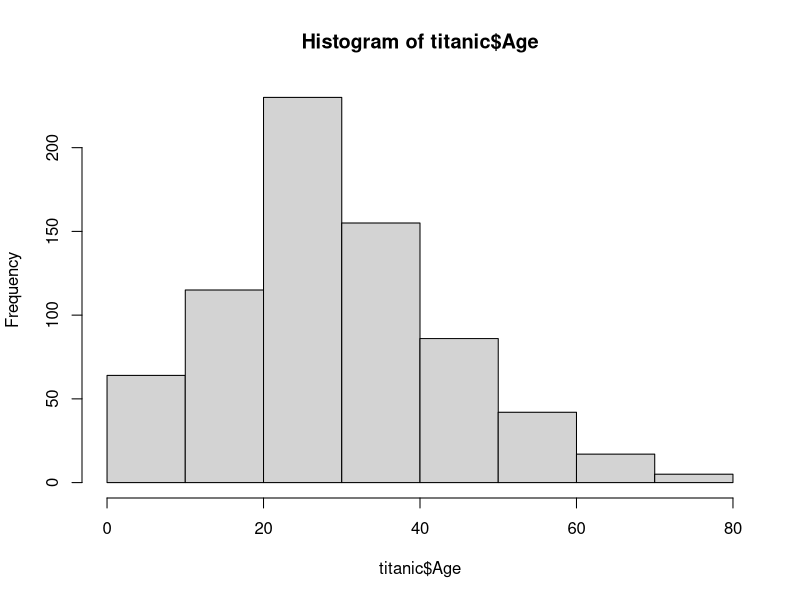

Write R code to recreate this figure. (Note: this script raises an error after producing the figure.)
#library the tidyverse, readxl

library(readxl)
library(tidyverse)
library(kableExtra)

#then load the data

titanic <- read_excel('titanic.xlsx')
View(titanic)

#  1.	Explore the data a bit

head(titanic)
tail(titanic)

class(titanic)
dim(titanic)
names(titanic)

str(titanic)


library(dplyr)
glimpse(titanic)
summary(titanic)

#no need to gather or spread

#a.	What variables are present, what type are they? 891 obs and 12 variables; number variables - age. fare; chr variables - name, sex ,ticket, cabin, embarked. 
  #need to change survived, pclass. parch to chr variables

class("Survived")

titanic$Survived <- as.character(titanic$Survived)
as.character('PassengerID')
as.character('Pclass')
as.character('Parch')
as.factor('Embarked')

#b.	How much missing data ? Age is missing 177 observations

library(stringr)

is.na(titanic)
any(is.na(titanic))
colSums(is.na(titanic))
summary(titanic)
complete.cases(titanic)
na.omit(titanic)
print(titanic)
str(titanic)


titanic[!complete.cases(titanic),]

#c.	How many passengers of different types? 3 classes (216, 184, 491); mean age is 29.7

hist(titanic$Age)
summary(titanic$Age)

table(titanic$Pclass)

#d.	How many male/female, how many survived/died? 342 of 549 survived; 314 F, 577 M


table(titanic$Survived)
table(titanic$Sex)
  
#  2.	Filter to select only males, look at survival rate
    
Males <- titanic %>%
  filter(Sex == "male") %>%
  select(Survived) %>%
  summarize(nsurvived = sum(Survived), total=n(), survival_rate=(nsurvived/total)*100)

Males

titanic %>%
  add_count(Sex)

titanic %>%
  add_tally(total=n)


#3.	Filter to select only females, look at survival rate
Females <- titanic %>%
  filter(Sex == "female")

table(Females$Survived)

#4.	Arrange by fare, look at survival rate in head and tail

titanicfare <- titanic %>%
  arrange(Fare) %>%

summary(titanic$Fare)

View(titanicfare)

head(titanicfare, n=20) 
  
tail(titanicfare, n=20) 

library(forcats)

fare_survival <- titanic %>%
  mutate(fare5 = case_when(Fare == 0 ~ "freeloader", 
                           Fare < 10 ~ "Cheap", 
                           Fare < 20 ~ "Average", 
                           Fare < 100 ~ "Expensive", 
                           Fare >=100 ~ "Royal"))

FS1 <- fare_survival %>%
  group_by(fare5) %>%
    summarize(nsurvived = sum(as.numeric(Survived)), total=n(), survival_rate=(nsurvived/total)*100)

ggplot(FS1, aes(x=fct_reorder(fare5, survival_rate), y=survival_rate)) +
  geom_bar(stat = "identity")

#5.	Parch = number of parents and children, SibSp = number of siblings and spouses. Use mutate to create a new variable called family_size = Parch + SibSp

class("Parch")
as.numeric("Parch")
class("SibSp")
as.numeric("SibSp")

titanic2 <- titanic %>%
  mutate(family_size = Parch + SibSp)

str(titanic2)

#6.	Look at family size vs survival

Fam <- table(titanic2$family_size, titanic2$Survived)
Fam
summary(Fam)

#7.	To make it easier, use mutate to replace Survived = 0 with No, and Survived =1 with Yes
titanic2$Survived[titanic2$Survived == 1] <- "Yes"
titanic2$Survived[titanic2$Survived == 0] <- "No"

Fam <- table(titanic2$family_size, titanic2$Survived)
Fam
summary(Fam)

#8.	Bar Plot how many male vs female passengers
counts <- table(titanic2$Sex)
barplot(counts, main = "Sex Proportion", xlab = "Sex", col=c("darkblue", "red"))

#9.	Scatter plot age vs fare, with color = sex, and facet by survived

library(ggplot2)

titanic3 <- ggplot() + geom_point(data = titanic2, aes(x=Age, y=Fare, color = Sex))
titanic3

titanic3 + facet_grid(rows = vars(Survived))
titanic3 + facet_grid(col = vars(Survived))


#10.	Plot a stacked bar (fill= Survived), with x = Sex

counts <- table(titanic2$Sex)
barplot(counts, main = "Sex Proportion", xlab = "Sex", col=c("darkblue", "red"))

titanic4 <- ggplot() + geom_bar(data=titanic2, aes(x=Sex, fill=Survived))

titanic5 <- ggplot(aes(x=Age, y=Fare, color=Embarked)) + geom_bar(position = "filled")

#11.	Group by sex, then mutate to get mean_fare and pct_survived


ggplot(titanic2, aes(x=Sex, y=Fare)) +
  geom_point()

EX <- titanic2 %>%
  group_by(Sex) %>%
  summarise(Fare = mean(Fare))

ggplot(EX, aes(x=Sex, y=Fare)) +
  geom_bar(stat = "identity")

#install.packages("usethis")
#usethis::use_git()

#### add table
FS1 %>%  
  kable() %>% 
  kable_styling(full_width = F) %>% 
  column_spec(4, bold=T)
  
  
  
